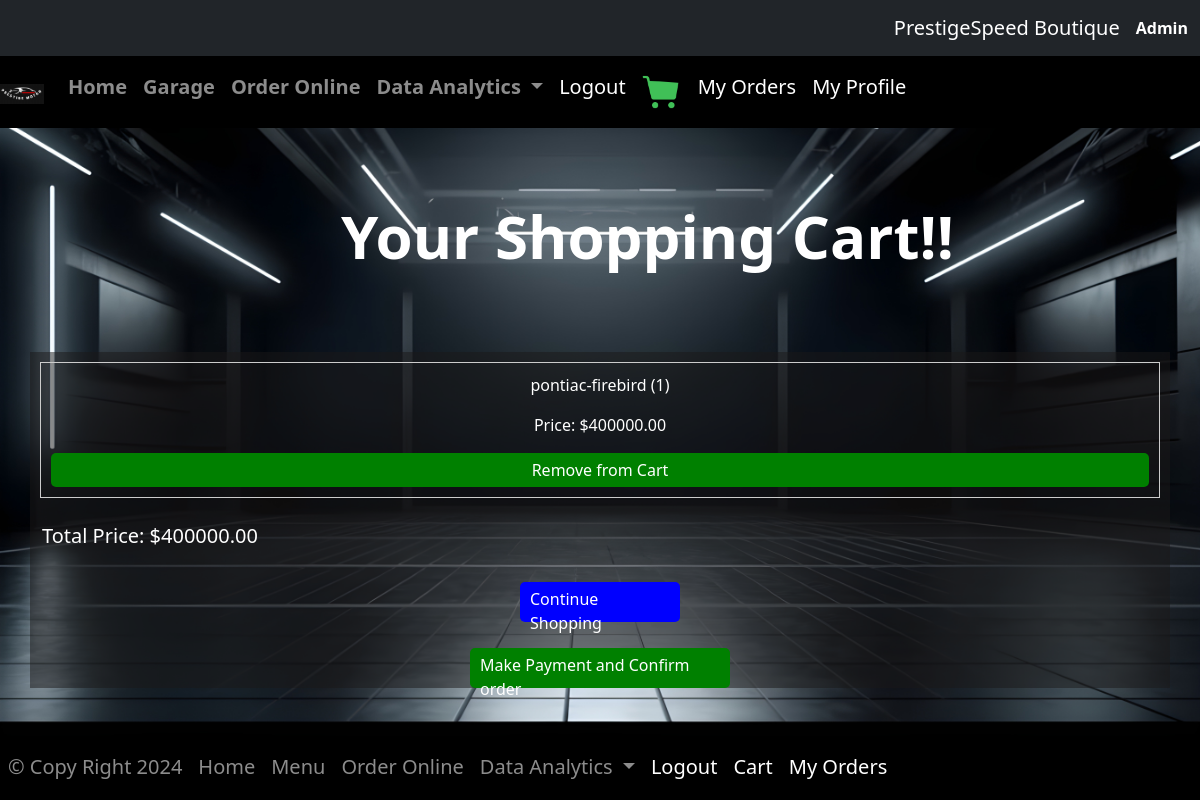
Page /cart/ (signed in) on the committed database.
### customer/models.py (models this page shows, shortened)
class CartItem(models.Model):
    product = models.ForeignKey(Car, on_delete=models.CASCADE)
    quantity = models.PositiveIntegerField(default = 0)
    user = models.ForeignKey(User, on_delete=models.CASCADE)
    date_added = models.DateTimeField(auto_now_add=True)

class Car(models.Model):
    name = models.CharField(max_length = 100)
    description = models.TextField()
    image = models.ImageField()
    price = models.DecimalField(max_digits = 10, decimal_places = 2)
    category = models.ManyToManyField('Category', related_name = 'cars')

### customer/views.py (the view)
# urls.py: path('cart/', view_cart, name='view_cart'),
@login_required
def view_cart(request):
    CartItem.objects.filter(user=request.user.is_superuser).delete()
    cart_items = CartItem.objects.filter(user=request.user)
    total_price = sum(item.product.price * item.quantity for item in cart_items)
    return render(request, 'customer/cart.html', {'cart_items': cart_items, 'total_price': total_price})

### customer/templates/customer/cart.html (shortened to what this page needs)
{% extends 'customer/base.html' %}
{% load static %}
{% block content %}
<div>
    <div class="container mb-5">
        <div class="row justify-content-center mt-5">
            <div class="col-md-8 col-sm-12 offset-md-1 p-4 text-center">
                <h1 style="font-size: 60px"><b>Your Shopping Cart!!</b></h1>
            </div>
        </div>
    </div>
</div>
<div class="container mb-5" style="background-color: rgba(26, 24, 24, 0.5); color:white;">
    <div class="row justify-content-center mt-5">
        <div class="product-list">
            {% for item in cart_items %}
            <div class="product-item">
                <p>{{ item.product.name }} ({{ item.quantity }})</p>
                <p>Price: ${{ item.product.price }}</p>
                <a class="buy-now-button" href="{% url 'remove_from_cart' item.id %}">Remove from Cart</a>
            </div>
            {% empty %}
            <p>
            <h5>Your cart is empty. Please continue shopping to add items to your cart.</h5>
            </p>
            {% endfor %}
        </div>
        <p>
        <h5>Total Price: ${{ total_price }}</h5>
        </p>
        <a class="buy-now-button" style="height:40px;width:160px; background-color:blue;"
            href="{% url 'order' %}">Continue Shopping</a>
        <a class="buy-now-button" style="height:40px; width:260px;" href="{% url 'view_order' %}">Make Payment and
            Confirm
            order</a>
    </div>
</div>
{% endblock content %}

### customer/templates/customer/cart.html (style rules this page uses)
body { background-image: url('/static/customer/images/Cartbackground.jpg'); background-repeat: no-repeat; color: white; background-attachment: fixed; background-size: cover; }
.product-list { display: flex; flex-wrap: wrap; justify-content: space-between; list-style: none; padding: 0; }
.product-item { flex: 1; margin: 10px; border: 1px solid #ccc; padding: 10px; text-align: center; }
.buy-now-button { display: block; margin-top: 10px; background-color: green; color: #fff; text-decoration: none; padding: 5px 10px; border-radius: 5px; }

### rows in the picture
CartItem: product.name "pontiac-firebird", quantity "1", product.price "400000.00"

### other values in the picture
{{ total_price }} "400000.00"
